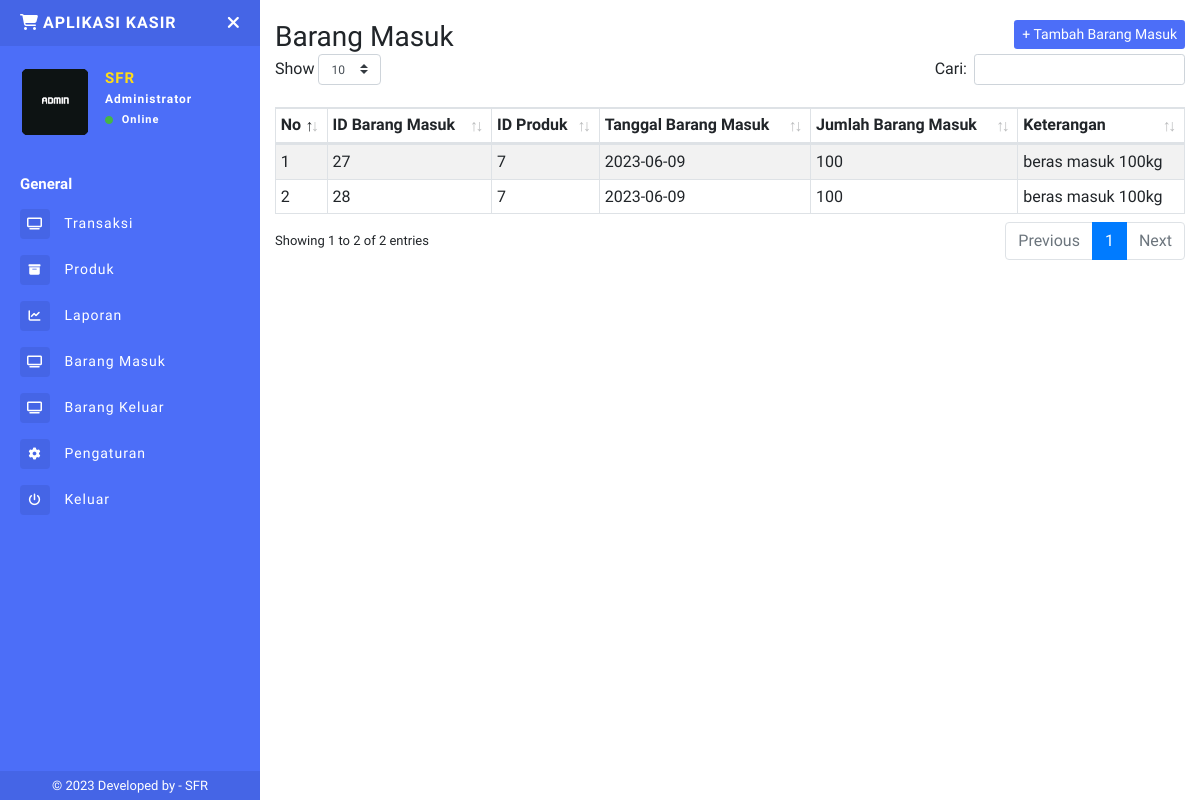
The app's page /masuk.php (signed in) with its own data.
### tables this page shows
CREATE TABLE `barangmasuk` (
  `id_brgmasuk` int(11) NOT NULL,
  `idproduk` int(11) NOT NULL,
  `tgl_brgmasuk` date NOT NULL,
  `jumlah` int(11) NOT NULL,
  `keterangan` tinytext NOT NULL
);

### masuk.php (the view, shortened to what this page needs)
<?php include 'sidebar.php' ?>
    <h1 class="h3 mb-0">
        Barang Masuk
        <button class="btn btn-primary btn-sm border-0 float-right" type="button" data-toggle="modal" data-target="#MasukProduk">+ Tambah Barang Masuk</button>
    </h1>
    <table class="table table-striped table-sm table-bordered dt-responsive nowrap" id="table" width="100%">
      <thead>
        <tr>
          <th>No</th>
          <th>ID Barang Masuk</th>
          <th>ID Produk</th>
          <th>Tanggal Barang Masuk</th>
          <th>Jumlah Barang Masuk</th>
          <th>Keterangan</th>
        </tr>
      <tbody>
        <?php
          $no = 1;
          $data = mysqli_query($conn, "SELECT * FROM barangmasuk");
          while($d = mysqli_fetch_object($data)){
            ?>
              <tr>
                <td><?php echo $no++ ?></td>
                <td><?= $d -> id_brgmasuk ?></td>
                <td><?= $d -> idproduk ?></td>
                <td><?= $d -> tgl_brgmasuk ?></td>
                <td><?= $d -> jumlah ?></td>
                <td><?= $d -> keterangan ?></td>
              </tr>
            <?php
          }
        ?>
      </tbody>
      </thead>
    </table>
<?php include 'footer.php'?>

### sidebar.php (shortened to what this page needs)
<?php
include "config.php";
$uid = $_SESSION['userid'];
$DataLogin = mysqli_fetch_array(mysqli_query($conn,"SELECT * FROM login WHERE userid='$uid'"));
$username = $DataLogin['username'];
$toko = $DataLogin['toko'];
$logo = $DataLogin['logo'];
?>
<!DOCTYPE html>
<html>
<head>
    <link rel="stylesheet" href="https://maxcdn.bootstrapcdn.com/bootstrap/4.0.0/css/bootstrap.min.css">
    <link href="assets/css/style.css" rel="stylesheet">
    <link href="https://use.fontawesome.com/releases/v5.0.6/css/all.css" rel="stylesheet">
    <link rel="stylesheet" href="https://cdnjs.cloudflare.com/ajax/libs/font-awesome/6.4.0/css/all.min.css">
    <link href="assets/vendor/datatables/dataTables.bootstrap4.min.css" rel="stylesheet">
  <link href="assets/vendor/datatables/responsive.bootstrap4.min.css" rel="stylesheet">
</head>
<body>
<div class="page-wrapper chiller-theme toggled">
  <nav id="sidebar" class="sidebar-wrapper">
    <div class="sidebar-content">
      <div class="sidebar-brand">
        <a href="./"><i class="fas fa-shopping-cart mr-1"></i><?php echo $toko ?></a>
        <div id="close-sidebar">
          <i class="fas fa-times"></i>
        </div>
      </div>
      <div class="sidebar-header">
        <div class="user-pic" style="height:70px;width:70px;">
          <img class="img-responsive img-rounded" src="assets/images/<?php echo $logo ?>"
            alt="User picture">
        </div>
        <div class="user-info">
          <span class="user-name"><?php echo $username ?>
          </span>
          <span class="user-role">Administrator</span>
          <span class="user-status">
            <i class="fa fa-circle"></i>
            <span>Online</span>
          </span>
        </div>
      </div>
      <div class="sidebar-menu">
        <ul>
          <li class="header-menu">
            <span>General</span>
          </li>
          <li>
            <a href="index.php">
              <i class="fas fa-tv"></i>
              <span>Transaksi</span>
            </a>
          </li>
          <li>
            <a href="produk.php">
            <i class="fas fa-archive"></i>
              <span>Produk</span>
            </a>
          </li>
          <li>
            <a href="laporan.php">
              <i class="fa fa-chart-line"></i>
              <span>Laporan</span>
            </a>
          </li>
          <li>
            <a href="masuk.php">
              <i class="fas fa-tv"></i>
              <span>Barang Masuk</span>
            </a>
          </li>
          <li>
            <a href="keluar.php">
              <i class="fas fa-tv"></i>
              <span>Barang Keluar</span>
            </a>
          </li>
          <li>
            <a href="pengaturan.php">
              <i class="fa fa-cog"></i>
              <span>Pengaturan</span>
            </a>
          </li>
          <li>
            <a href="#Exit" data-toggle="modal">
              <i class="fa fa-power-off"></i>
              <span>Keluar</span>
            </a>
          </li>
        </ul>
      </div>
    </div>
    <div class="sidebar-footer">
    © 2023 Developed by - <a target="_blank" rel="noopener noreferrer" href="https://github.com/SFRMado">
     SFR</a>
    </div>
  </nav>
  <main class="page-content">
    <div class="container-fluid">
    <div class="d-block d-sm-block d-md-none d-lg-none py-2"></div>

### records on screen
barangmasuk: id_brgmasuk "27", idproduk "7", tgl_brgmasuk "2023-06-09", jumlah "100", keterangan "beras masuk 100kg"
barangmasuk: id_brgmasuk "28", idproduk "7", tgl_brgmasuk "2023-06-09", jumlah "100", keterangan "beras masuk 100kg"

### other values on screen
$toko "APLIKASI KASIR"
$username "SFR"
